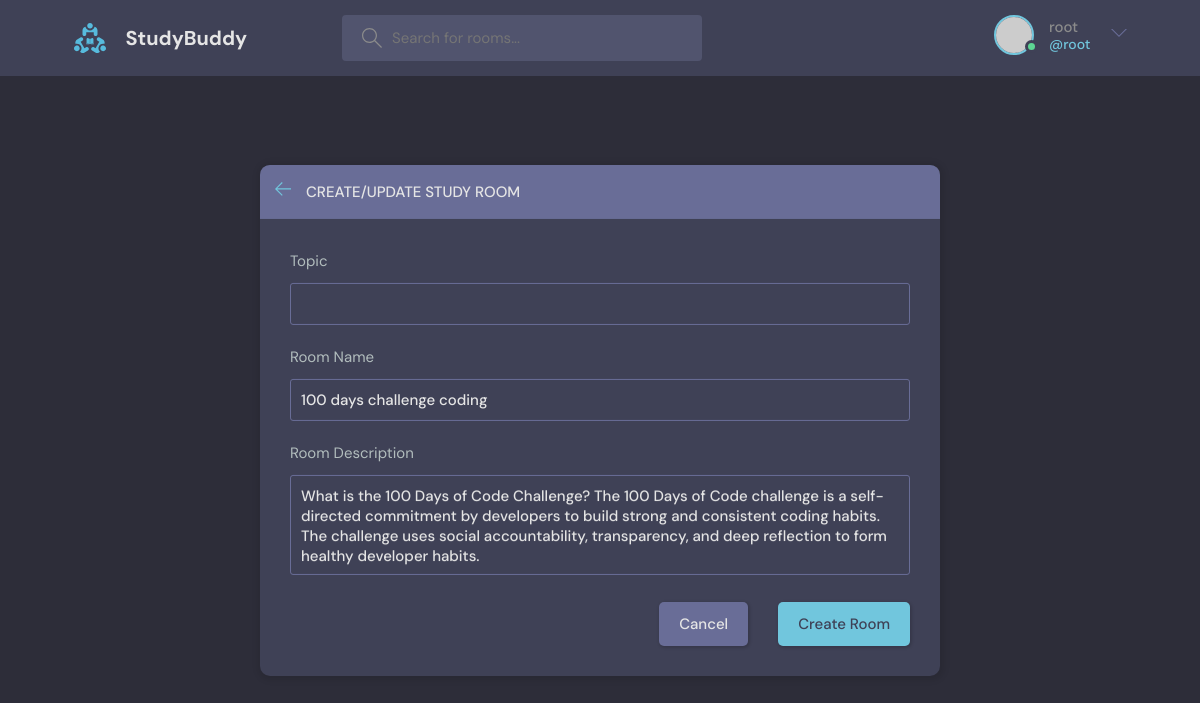
The page /update-room/2 (signed in) on the database its author committed.
### base/models.py (models this page shows, shortened)
class Room(models.Model):
    host = models.ForeignKey(User, on_delete=models.SET_NULL, null=True)
    topic = models.ForeignKey("Topic", on_delete=models.SET_NULL, null=True)
    name = models.CharField(max_length=200)
    description = models.TextField(null=True, blank=True)
    participants = models.ManyToManyField(User, related_name='participants', blank=True)
    updated = models.DateTimeField(auto_now=True)
    created = models.DateTimeField(auto_now_add=True)
    class Meta:
        ordering = ['-updated', '-created']

### base/views.py (the view, shortened to what this page needs)
# urls.py: path('update-room/<str:pk>', views.updateRoom, name='update-room'),
@login_required(login_url='login')
def updateRoom(request, pk):
    room = Room.objects.get(id=pk)
    form = RoomForm(instance=room)
    topics = Topic.objects.all()
    if request.user != room.host:
        return HttpResponse('Your are not allowed here')
    context = {'form': form, 'topics': topics}
    return render(request, 'base/room_form.html', context)

### base/forms.py
class RoomForm(ModelForm):
    class Meta:
        model = Room
        fields = "__all__"
        exclude = ['host', 'participants']

### base/models.py (called while the page is built)
    def __str__(self):
        return self.name

### base/templates/base/room_form.html (shortened to what this page needs)
{% extends 'main.html' %}
{% block content %}
<main class="create-room layout">
    <div class="container">
        <div class="layout__box">
            <div class="layout__boxHeader">
                <div class="layout__boxTitle">
                    <a href="{% url 'home' %}">
                        <svg version="1.1" xmlns="http://www.w3.org/2000/svg" width="32" height="32"
                             viewBox="0 0 32 32">
                            <title>arrow-left</title>
                            <path
                                    d="M13.723 2.286l-13.723 13.714 13.719 13.714 1.616-1.611-10.96-10.96h27.625v-2.286h-27.625l10.965-10.965-1.616-1.607z">
                            </path>
                        </svg>
                    </a>
                    <h3>Create/Update Study Room</h3>
                </div>
            </div>
            <div class="layout__body">
                <form class="form" action="" method="POST">
                    <div class="form__group">
                        <label for="room_topic">Topic</label>
                        <input required type="text" name="topic" value="{{room.topic}}" list="topic-list" />
                    </div>
                    <div class="form__group">
                        <label for="room_name">Room Name</label>
                        {{form.name}}
                    </div>
                    <div class="form__group">
                        <label for="room_description">Room Description</label>
                        {{form.description}}
                    </div>
                    <div class="form__action">
                        <a class="btn btn--dark" href="{% url 'home' %}">Cancel</a>
                        <button class="btn btn--main" type="submit">Create Room</button>
                    </div>
                </form>
            </div>
        </div>
    </div>
</main>
{% endblock content %}

### templates/navbar.html (shortened to what this page needs)
{% load static %}
<header class="header header--loggedIn">
    <div class="container">
        <a href="{% url 'home' %}" class="header__logo">
            <img src="{% static 'images/logo.svg' %}"/>
            <h1>StudyBuddy</h1>
        </a>
        <form class="header__search" method="GET" action="{% url 'home' %}">
            <label>
                <input name="q" placeholder="Search for rooms..."/>
            </label>
        </form>
        <nav class="header__menu">
            {% if request.user.is_authenticated %}
            <div class="header__user">
                <a href="{% url 'user-profile' user.id %}">
                    <div class="avatar avatar--medium active">
                        <img src="https://randomuser.me/api/portraits/women/3.jpg"/>
                    </div>
                    <p>{{request.user.username}}<span>@{{request.user.username}}</span></p>
                </a>
                <button class="dropdown-button">
                    <svg version="1.1" xmlns="http://www.w3.org/2000/svg" width="32" height="32" viewBox="0 0 32 32">
                        <title>chevron-down</title>
                        <path d="M16 21l-13-13h-3l16 16 16-16h-3l-13 13z"></path>
                    </svg>
                </button>
            </div>
            {% else %}
            <a href="{% url 'login' %}">
                <img src="{% static 'images/avatar.svg' %}"/>
                <p>Login</p>
            </a>
            {% endif %}
        </nav>
    </div>
</header>

### rows shown on the page
Room: name "100 days challenge coding", description "What is the 100 Days of Code Challenge? The 100 Days of Code challenge is a self-directed commitment by developers to build strong and consistent coding habits. The challenge uses social accountability, transparency, and deep reflection to form healthy developer habits."

### other values the page prints
{{ request.user.username }} "root"
